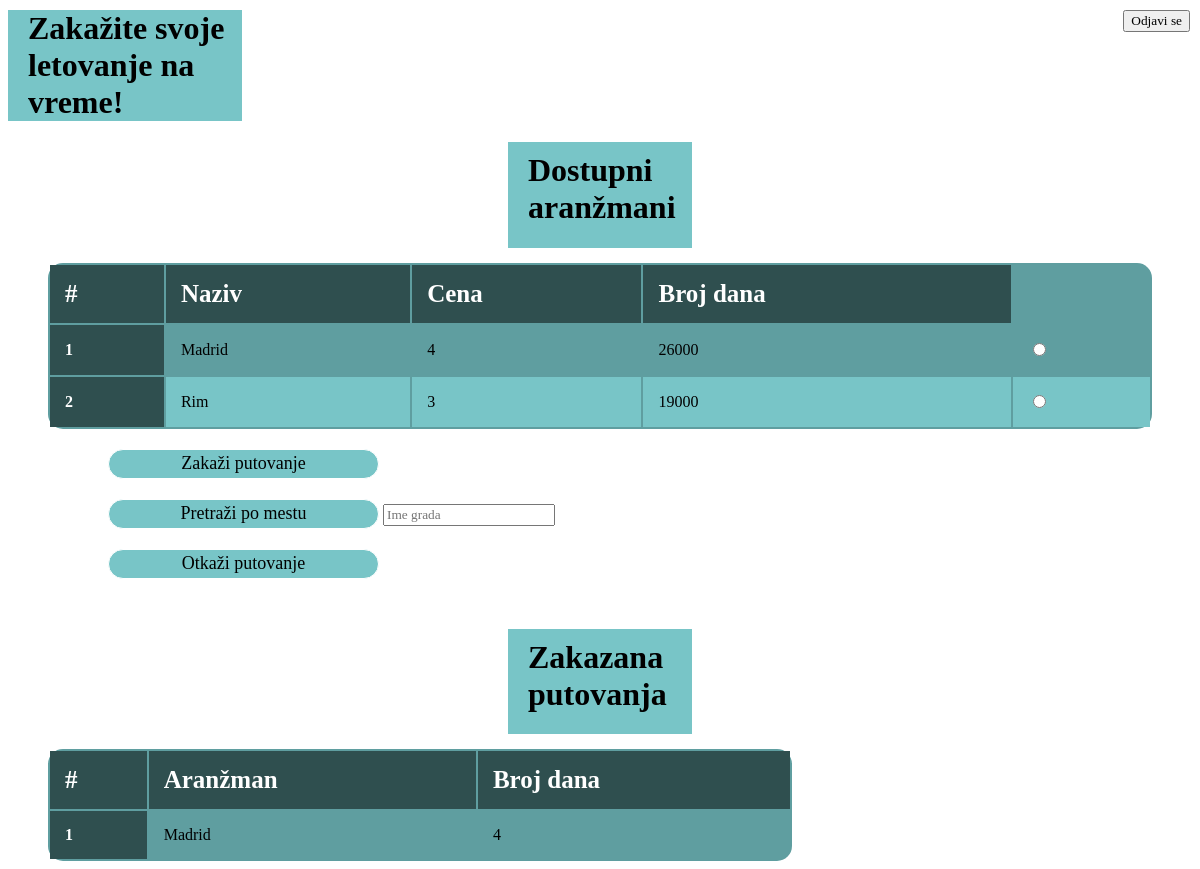
Page /home.php on the earlier database version.
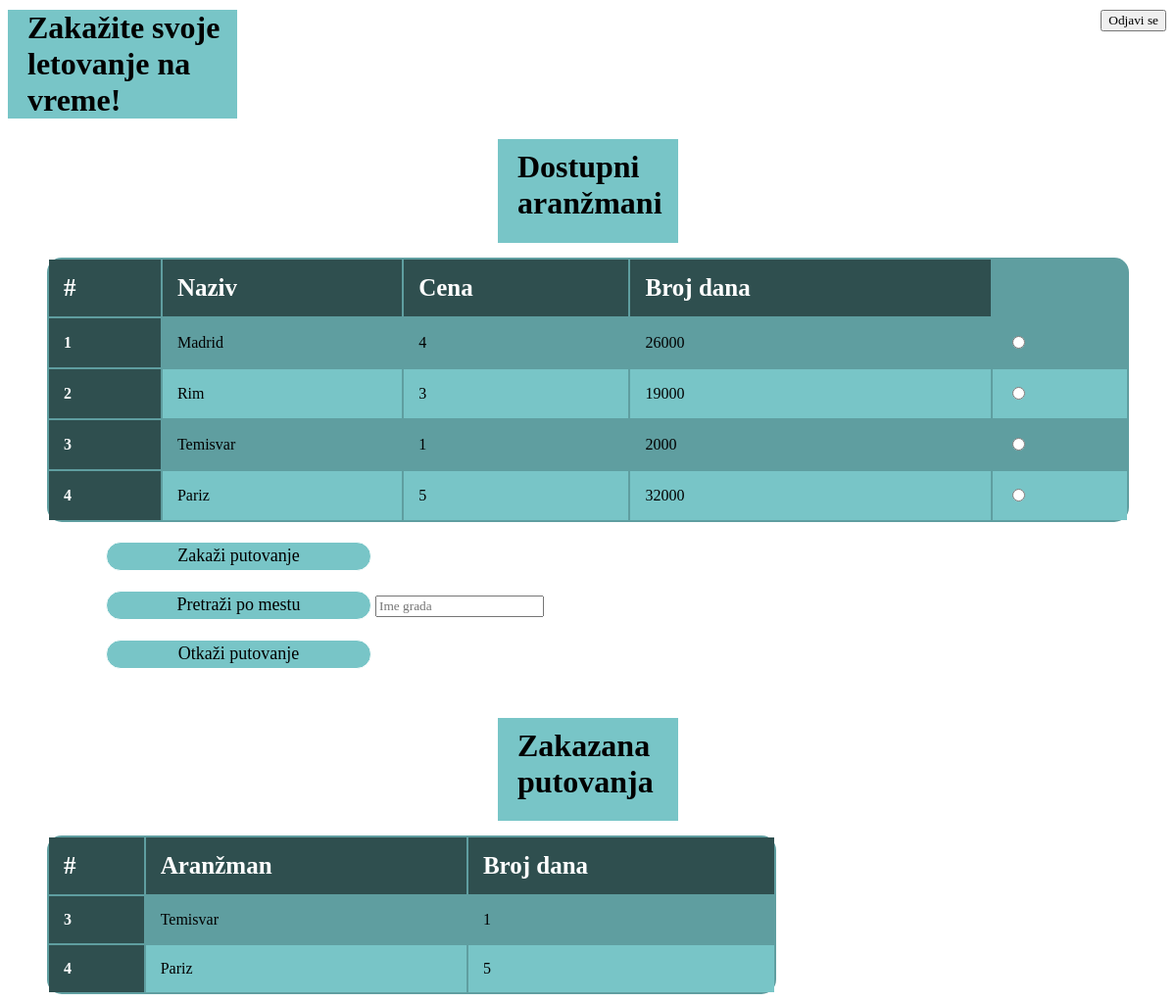
Same page on the later database version.
### tables this page shows
CREATE TABLE `aranzmani` (
  `IdAranzmana` int(11) NOT NULL,
  `Naziv` varchar(50) NOT NULL,
  `Cena` int(11) NOT NULL,
  `BrojDana` int(11) NOT NULL
);

### model/aranzman.php (called while the page is built, shortened)
<?php
class Aranzman{
    public static function getAll(mysqli $conn){
        $q = "SELECT * FROM aranzmani";
        return $conn->query($q);
    }
}
?>

### model/rezervacija.php (called while the page is built, shortened)
<?php
class Rezervacija{
    public static function getAll($conn){
        $q = "SELECT IdAranzmana, Naziv, BrojDana from Aranzmani where IdAranzmana in (select Aranzman from Rezervacija)";
        return $conn->query($q);
    }
}
?>

### home.php (the view, shortened to what this page needs)
<?php
require "dbBroker.php";
require "model/aranzman.php";
require "model/rezervacija.php";
$result = Aranzman::getAll($conn);
$result1 = Rezervacija::getAll($conn);
?>
<!DOCTYPE html>
<html lang="en">
<head>
    <link rel="stylesheet" type="text/css" href="css/home.css">
</head>
<body>
<div class="naslovIza">
    <div class="col-md-3" style="color: black;"><h1>Zakažite svoje letovanje na vreme!</h1></div>
</div>
<div style= "margin-left: 500px; margin-right: 500px;" class="naslovIza" >
<div style="display: flex; justify-content: center;"><h1 class="naslov">Dostupni aranžmani</h1></div>
</div>
	<div class = "tabele">
		<section class="ftco-section">
		<div class="container" style="background-color: cadetblue; margin-top: 15px; margin-left: 40px; margin-right: 40px; border-radius: 15px;">
			<div class="row">
				<div class="col-md-12">
					<div class="table-wrap">
						<table class="table table-bordered table-dark table-hover">
						  <thead>
						    <tr>
						      <th>#</th>
						      <th>Naziv</th>
						      <th>Cena</th>
						      <th>Broj dana</th>
						    </tr>
						  </thead>
						  <tbody class="tableBody">
						  <?php
								while($red = $result->fetch_array()){
							?>
						    <tr id = 'aranzman-<?php echo $red['IdAranzmana']?>'>
						      <th scope="row"><?php echo $red['IdAranzmana']?></th>
						      <td><?php echo $red['Naziv']?></td>
						      <td><?php echo $red['BrojDana']?></td>
							  <td><?php echo $red['Cena']?></td>
							  <td class="radio"><input type="radio" name = "izaberi" value=<?php echo $red["IdAranzmana"] ?>></td>
						    </tr>
							<?php }
							?>
						  </tbody>
						</table>
					</div>
				</div>
			</div>
		</div>
		</section>
	</div>
<div class="meni" style="margin-left: 100px;">
	<div class="col-md-3">
        <button id="btn-zakazi"  class="dugme" onclick="dodajRezervaciju()" style="background-color: rgb(120, 197, 199); border: 1px solid white; ">
					Zakaži putovanje</button>
		</div>
    <div class="col-md-3">
        <button id="btn-pretrazi" onclick="pretrazi()" type="button" class="dugme" style="background-color: rgb(120, 197, 199); border: 1px
					solid white;" >Pretraži po mestu</button>
		<input id = "myInput" type="text" placeholder="Ime grada">
    </div>
    <div class="col-md-3">
	<button id="btn-izbrisi"  class="dugme"  onclick ="obrisi()"
                style="background-color: rgb(120, 197, 199); border: 1px solid white;" > Otkaži putovanje</button>
    </div>
</div>
<div style= "margin-left: 500px; margin-right: 500px; margin-top: 50px;" class="naslovIza" >
<div style="display: flex; justify-content: center;"><h1 class="naslov">Zakazana putovanja</h1></div>
</div>
	<div class = "tabele">
		<section class="ftco-section">
		<div class="container" style="background-color: cadetblue; margin-top: 15px; margin-left: 40px; margin-right: 400px; border-radius: 15px;">
			<div class="row">
				<div class="col-md-12">
					<div class="table-wrap">
						<table id = "tabela" class="table table-bordered table-dark table-hover">
						  <thead>
						    <tr>
							  <th>#</th>
						      <th>Aranžman</th>
							  <th>Broj dana</th>
						    </tr>
						  </thead>
						  <tbody class="tableBody1">
						  <?php
								while($red = $result1->fetch_array()){
							?>
						    <tr id = 'rezervacija-<?php echo $red['IdAranzmana']?>'>
						      <th scope="row"><?php echo $red['IdAranzmana']?></th>
						      <td><?php echo $red['Naziv']?></td>
						      <td><?php echo $red['BrojDana']?></td>
						    </tr>
							<?php }
							?>
						  </tbody>
						</table>
					</div>
				</div>
			</div>
		</div>
		</section>
	</div>
<div class="modal-footer">
<a href = "logout.php" style="position:absolute; top: 10px; right: 10px;"><button type="button" class="btn btn-default" >Odjavi se</button></a>
                </div>
</body>
</html>

### css/home.css (style rules this page uses)
* { font-family:'Times New Roman', Times, serif; }
h1 { text-align: left; margin-left: 20px; color: black; margin-top: 10px; }
body { background-image: url("../images/rim.webp" ); background-size: 100% 100%; background-attachment: fixed; }
.naslovIza { background-color: rgb(120, 197, 199); margin-right: 950px; }
.meni .dugme { border-radius: 15px; font-size: 18px; width: 25%; height: 30px; margin-top: 20px; }
thead { font-size: 25px; text-align: center; }
th, td { padding: 15px; text-align: left; }
table { width: 100%; }
th { background-color:darkslategrey; color: white; }
tr:nth-child(even) { background-color: rgb(120, 197, 199) }

Differences in the rows shown:
no longer on one of the page's lists (row unchanged): aranzmani: IdAranzmana "1", Naziv "Madrid", BrojDana "4"
added aranzmani: IdAranzmana "3", Naziv "Temisvar", BrojDana "1", Cena "2000"
added aranzmani: IdAranzmana "4", Naziv "Pariz", BrojDana "5", Cena "32000"
